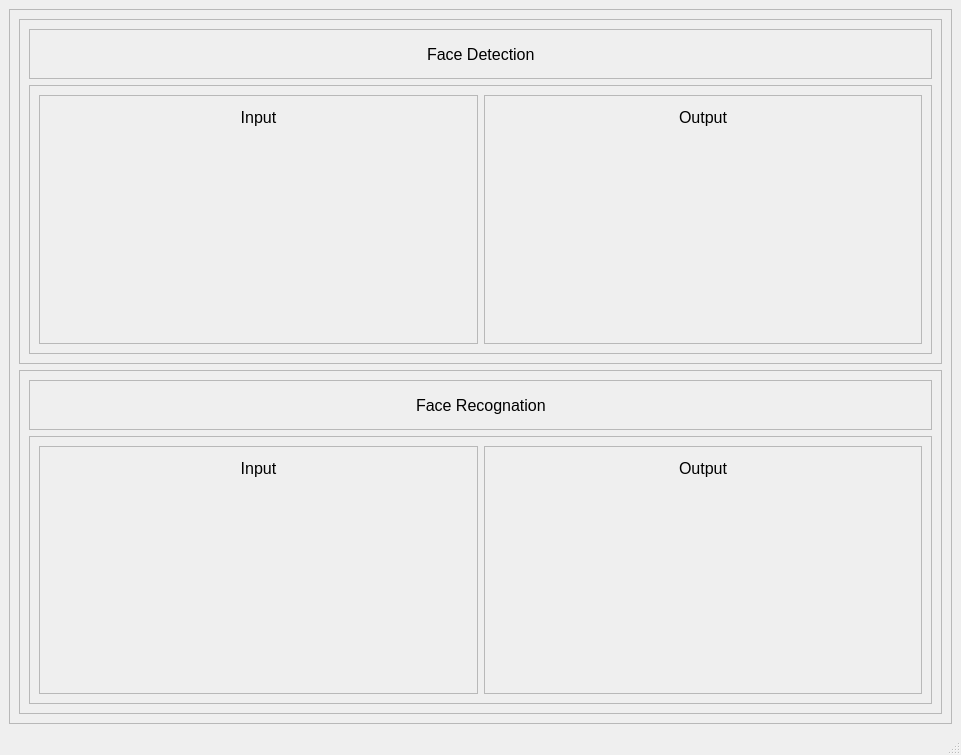
<?xml version="1.0" encoding="UTF-8"?>
<ui version="4.0">
 <class>MainWindow</class>
 <widget class="QMainWindow" name="MainWindow">
  <property name="geometry">
   <rect>
    <x>0</x>
    <y>0</y>
    <width>961</width>
    <height>755</height>
   </rect>
  </property>
  <property name="windowTitle">
   <string>MainWindow</string>
  </property>
  <widget class="QWidget" name="centralwidget">
   <layout class="QGridLayout" name="gridLayout">
    <item row="0" column="0">
     <widget class="QFrame" name="frame">
      <property name="frameShape">
       <enum>QFrame::StyledPanel</enum>
      </property>
      <property name="frameShadow">
       <enum>QFrame::Raised</enum>
      </property>
      <layout class="QGridLayout" name="gridLayout_12">
       <item row="0" column="0">
        <layout class="QVBoxLayout" name="verticalLayout_7">
         <item>
          <widget class="QFrame" name="frame_2">
           <property name="frameShape">
            <enum>QFrame::StyledPanel</enum>
           </property>
           <property name="frameShadow">
            <enum>QFrame::Raised</enum>
           </property>
           <layout class="QGridLayout" name="gridLayout_6">
            <item row="0" column="0">
             <layout class="QVBoxLayout" name="verticalLayout_3">
              <item>
               <widget class="QFrame" name="frame_5">
                <property name="maximumSize">
                 <size>
                  <width>16777215</width>
                  <height>50</height>
                 </size>
                </property>
                <property name="frameShape">
                 <enum>QFrame::StyledPanel</enum>
                </property>
                <property name="frameShadow">
                 <enum>QFrame::Raised</enum>
                </property>
                <layout class="QGridLayout" name="gridLayout_4">
                 <item row="0" column="0">
                  <layout class="QHBoxLayout" name="horizontalLayout">
                   <item>
                    <spacer name="horizontalSpacer">
                     <property name="orientation">
                      <enum>Qt::Horizontal</enum>
                     </property>
                     <property name="sizeHint" stdset="0">
                      <size>
                       <width>40</width>
                       <height>20</height>
                      </size>
                     </property>
                    </spacer>
                   </item>
                   <item>
                    <widget class="QLabel" name="label">
                     <property name="font">
                      <font>
                       <pointsize>12</pointsize>
                      </font>
                     </property>
                     <property name="text">
                      <string>Face Detection</string>
                     </property>
                    </widget>
                   </item>
                   <item>
                    <spacer name="horizontalSpacer_2">
                     <property name="orientation">
                      <enum>Qt::Horizontal</enum>
                     </property>
                     <property name="sizeHint" stdset="0">
                      <size>
                       <width>40</width>
                       <height>20</height>
                      </size>
                     </property>
                    </spacer>
                   </item>
                  </layout>
                 </item>
                </layout>
               </widget>
              </item>
              <item>
               <widget class="QFrame" name="frame_6">
                <property name="frameShape">
                 <enum>QFrame::StyledPanel</enum>
                </property>
                <property name="frameShadow">
                 <enum>QFrame::Raised</enum>
                </property>
                <layout class="QGridLayout" name="gridLayout_5">
                 <item row="0" column="0">
                  <layout class="QHBoxLayout" name="horizontalLayout_2">
                   <item>
                    <widget class="QFrame" name="frame_3">
                     <property name="frameShape">
                      <enum>QFrame::StyledPanel</enum>
                     </property>
                     <property name="frameShadow">
                      <enum>QFrame::Raised</enum>
                     </property>
                     <layout class="QGridLayout" name="gridLayout_3">
                      <item row="0" column="0">
                       <layout class="QVBoxLayout" name="verticalLayout_2">
                        <item>
                         <widget class="QLabel" name="label_2">
                          <property name="maximumSize">
                           <size>
                            <width>16777215</width>
                            <height>25</height>
                           </size>
                          </property>
                          <property name="font">
                           <font>
                            <pointsize>12</pointsize>
                           </font>
                          </property>
                          <property name="text">
                           <string>Input</string>
                          </property>
                          <property name="alignment">
                           <set>Qt::AlignCenter</set>
                          </property>
                         </widget>
                        </item>
                        <item>
                         <widget class="QLabel" name="label_3">
                          <property name="text">
                           <string/>
                          </property>
                          <property name="pixmap">
                           <pixmap>temp.jpg</pixmap>
                          </property>
                          <property name="scaledContents">
                           <bool>true</bool>
                          </property>
                         </widget>
                        </item>
                       </layout>
                      </item>
                     </layout>
                    </widget>
                   </item>
                   <item>
                    <widget class="QFrame" name="frame_4">
                     <property name="frameShape">
                      <enum>QFrame::StyledPanel</enum>
                     </property>
                     <property name="frameShadow">
                      <enum>QFrame::Raised</enum>
                     </property>
                     <layout class="QGridLayout" name="gridLayout_2">
                      <item row="0" column="0">
                       <layout class="QVBoxLayout" name="verticalLayout">
                        <item>
                         <widget class="QLabel" name="label_4">
                          <property name="maximumSize">
                           <size>
                            <width>16777215</width>
                            <height>25</height>
                           </size>
                          </property>
                          <property name="font">
                           <font>
                            <pointsize>12</pointsize>
                           </font>
                          </property>
                          <property name="text">
                           <string>Output</string>
                          </property>
                          <property name="alignment">
                           <set>Qt::AlignCenter</set>
                          </property>
                         </widget>
                        </item>
                        <item>
                         <widget class="QLabel" name="label_5">
                          <property name="text">
                           <string/>
                          </property>
                          <property name="pixmap">
                           <pixmap>temp.jpg</pixmap>
                          </property>
                          <property name="scaledContents">
                           <bool>true</bool>
                          </property>
                         </widget>
                        </item>
                       </layout>
                      </item>
                     </layout>
                    </widget>
                   </item>
                  </layout>
                 </item>
                </layout>
               </widget>
              </item>
             </layout>
            </item>
           </layout>
          </widget>
         </item>
         <item>
          <widget class="QFrame" name="frame_7">
           <property name="frameShape">
            <enum>QFrame::StyledPanel</enum>
           </property>
           <property name="frameShadow">
            <enum>QFrame::Raised</enum>
           </property>
           <layout class="QGridLayout" name="gridLayout_7">
            <item row="0" column="0">
             <layout class="QVBoxLayout" name="verticalLayout_4">
              <item>
               <widget class="QFrame" name="frame_8">
                <property name="maximumSize">
                 <size>
                  <width>16777215</width>
                  <height>50</height>
                 </size>
                </property>
                <property name="frameShape">
                 <enum>QFrame::StyledPanel</enum>
                </property>
                <property name="frameShadow">
                 <enum>QFrame::Raised</enum>
                </property>
                <layout class="QGridLayout" name="gridLayout_8">
                 <item row="0" column="0">
                  <layout class="QHBoxLayout" name="horizontalLayout_3">
                   <item>
                    <spacer name="horizontalSpacer_3">
                     <property name="orientation">
                      <enum>Qt::Horizontal</enum>
                     </property>
                     <property name="sizeHint" stdset="0">
                      <size>
                       <width>40</width>
                       <height>20</height>
                      </size>
                     </property>
                    </spacer>
                   </item>
                   <item>
                    <widget class="QLabel" name="label_6">
                     <property name="font">
                      <font>
                       <pointsize>12</pointsize>
                      </font>
                     </property>
                     <property name="text">
                      <string>Face Recognation</string>
                     </property>
                    </widget>
                   </item>
                   <item>
                    <spacer name="horizontalSpacer_4">
                     <property name="orientation">
                      <enum>Qt::Horizontal</enum>
                     </property>
                     <property name="sizeHint" stdset="0">
                      <size>
                       <width>40</width>
                       <height>20</height>
                      </size>
                     </property>
                    </spacer>
                   </item>
                  </layout>
                 </item>
                </layout>
               </widget>
              </item>
              <item>
               <widget class="QFrame" name="frame_9">
                <property name="frameShape">
                 <enum>QFrame::StyledPanel</enum>
                </property>
                <property name="frameShadow">
                 <enum>QFrame::Raised</enum>
                </property>
                <layout class="QGridLayout" name="gridLayout_9">
                 <item row="0" column="0">
                  <layout class="QHBoxLayout" name="horizontalLayout_4">
                   <item>
                    <widget class="QFrame" name="frame_10">
                     <property name="frameShape">
                      <enum>QFrame::StyledPanel</enum>
                     </property>
                     <property name="frameShadow">
                      <enum>QFrame::Raised</enum>
                     </property>
                     <layout class="QGridLayout" name="gridLayout_10">
                      <item row="0" column="0">
                       <layout class="QVBoxLayout" name="verticalLayout_5">
                        <item>
                         <widget class="QLabel" name="label_7">
                          <property name="maximumSize">
                           <size>
                            <width>16777215</width>
                            <height>25</height>
                           </size>
                          </property>
                          <property name="font">
                           <font>
                            <pointsize>12</pointsize>
                           </font>
                          </property>
                          <property name="text">
                           <string>Input</string>
                          </property>
                          <property name="alignment">
                           <set>Qt::AlignCenter</set>
                          </property>
                         </widget>
                        </item>
                        <item>
                         <widget class="QLabel" name="label_8">
                          <property name="text">
                           <string/>
                          </property>
                          <property name="pixmap">
                           <pixmap>temp.jpg</pixmap>
                          </property>
                          <property name="scaledContents">
                           <bool>true</bool>
                          </property>
                         </widget>
                        </item>
                       </layout>
                      </item>
                     </layout>
                    </widget>
                   </item>
                   <item>
                    <widget class="QFrame" name="frame_11">
                     <property name="frameShape">
                      <enum>QFrame::StyledPanel</enum>
                     </property>
                     <property name="frameShadow">
                      <enum>QFrame::Raised</enum>
                     </property>
                     <layout class="QGridLayout" name="gridLayout_11">
                      <item row="0" column="0">
                       <layout class="QVBoxLayout" name="verticalLayout_6">
                        <item>
                         <widget class="QLabel" name="label_9">
                          <property name="maximumSize">
                           <size>
                            <width>16777215</width>
                            <height>25</height>
                           </size>
                          </property>
                          <property name="font">
                           <font>
                            <pointsize>12</pointsize>
                           </font>
                          </property>
                          <property name="text">
                           <string>Output</string>
                          </property>
                          <property name="alignment">
                           <set>Qt::AlignCenter</set>
                          </property>
                         </widget>
                        </item>
                        <item>
                         <widget class="QLabel" name="label_10">
                          <property name="text">
                           <string/>
                          </property>
                          <property name="pixmap">
                           <pixmap>temp.jpg</pixmap>
                          </property>
                          <property name="scaledContents">
                           <bool>true</bool>
                          </property>
                         </widget>
                        </item>
                       </layout>
                      </item>
                     </layout>
                    </widget>
                   </item>
                  </layout>
                 </item>
                </layout>
               </widget>
              </item>
             </layout>
            </item>
           </layout>
          </widget>
         </item>
        </layout>
       </item>
      </layout>
     </widget>
    </item>
   </layout>
  </widget>
  <widget class="QMenuBar" name="menubar">
   <property name="geometry">
    <rect>
     <x>0</x>
     <y>0</y>
     <width>961</width>
     <height>26</height>
    </rect>
   </property>
  </widget>
  <widget class="QStatusBar" name="statusbar"/>
 </widget>
 <resources/>
 <connections/>
</ui>
